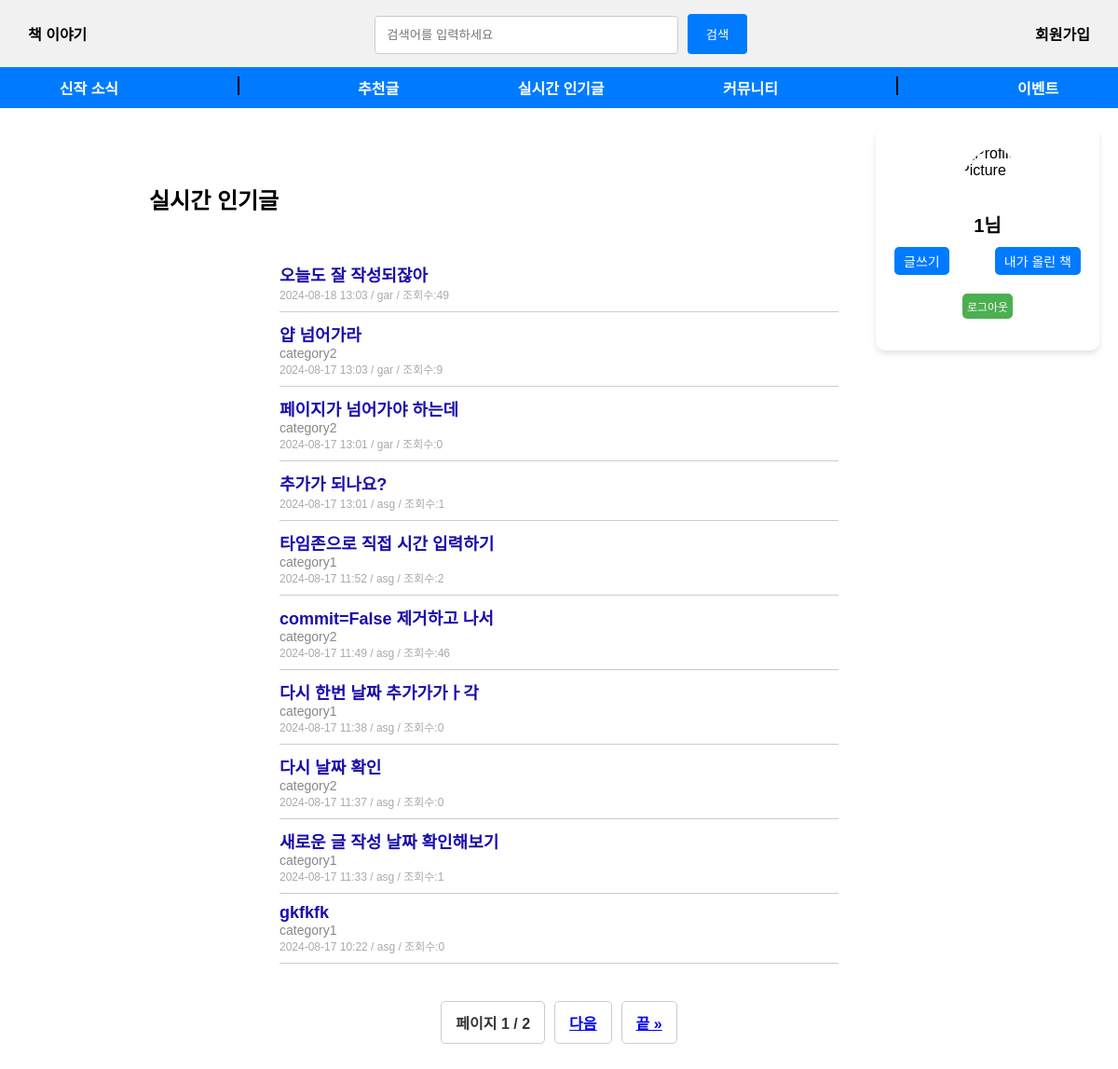
The page /book/ (signed in) on the database as committed earlier.
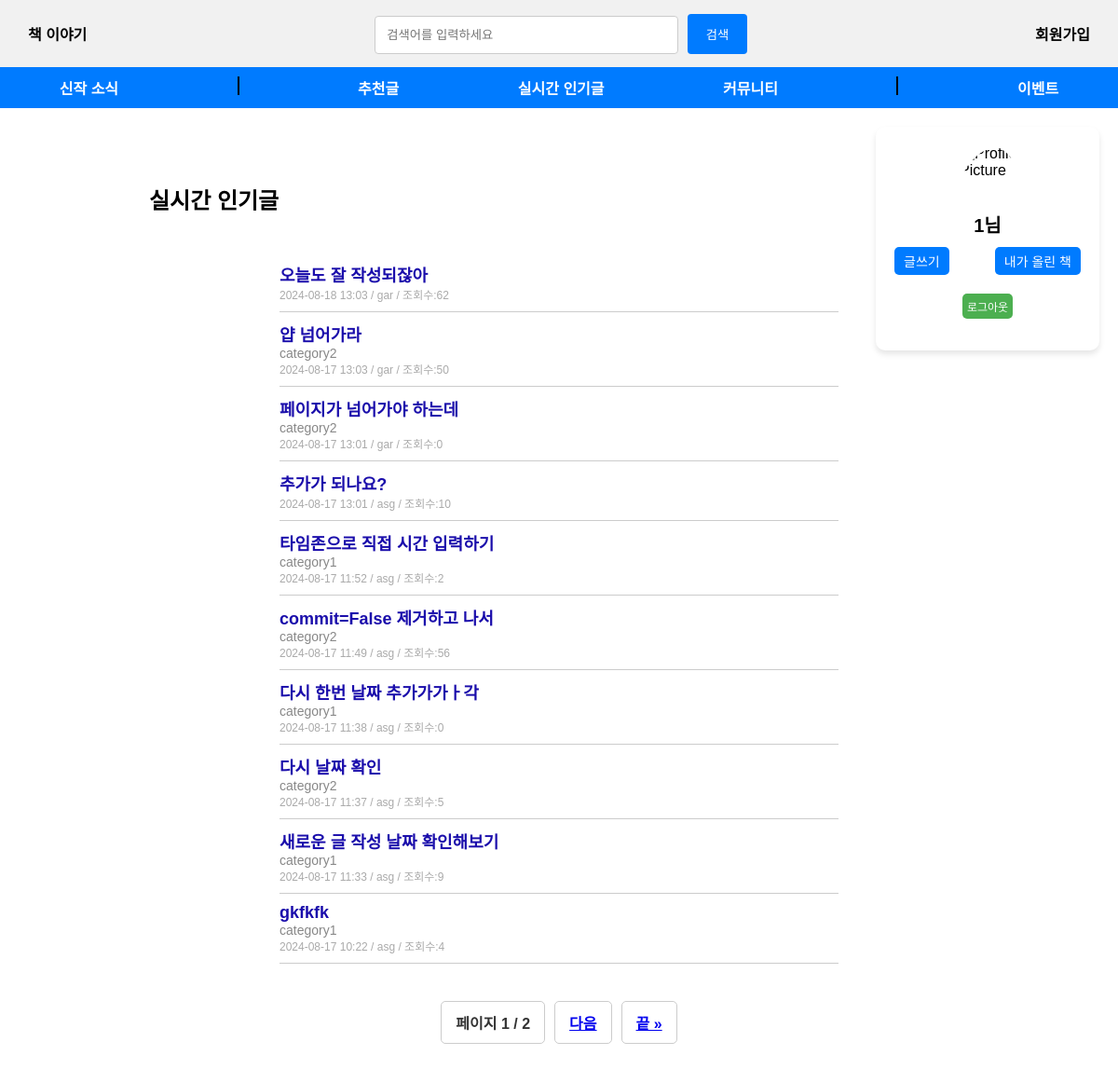
The same page on the database as committed later.
### book/models.py (models this page shows, shortened)
class Post_information(models.Model):
    STATUS_CHOICES = [
        ('published', '공개'),
        ('unpublished', '비공개'),
    ]
    title = models.CharField(max_length=255, null=False)                  # 제목
    content = models.TextField(null=False)                                # 내용
    category = models.CharField(max_length=100, blank=True)               # 카테고리
    status = models.CharField(max_length=20, choices=STATUS_CHOICES, default='published')  # 상태
    author = models.ForeignKey(User_information, on_delete=models.CASCADE)  # 작성자
    created_at = models.DateTimeField(auto_now_add=True)                  # 작성일
    updated_at = models.DateTimeField(auto_now=True)                      # 수정일
    tags = models.ManyToManyField('Tag', blank=True)  # 태그 추가
    views = models.IntegerField(default=0)  #조회수

class User_information(models.Model):
    username = models.CharField(max_length=100, unique=True, null=False)  # 아이디
    password = models.CharField(max_length=100, null=False)               # 비밀번호
    nickname = models.CharField(max_length=100, unique=True, null=False)  # 닉네임
    birthdate = models.CharField(max_length=8, null=False)                # 생년월일 (YYYYMMDD)

### book/views.py (the view)
# urls.py: path('', views.index, name='index'),
def index(request):
    print("titlelist")
    post_list = Post_information.objects.all().order_by('-created_at')
    paginator = Paginator(post_list, 10)  # 페이지당 20개의 게시물을 표시합니다
    page_number = request.GET.get('page')
    page_obj = paginator.get_page(page_number)
    context = {
        'page_obj': page_obj,
    }
    return render(request,'book/index.html',context)

### book/templates/book/index.html (shortened to what this page needs)
<!DOCTYPE html>
<html>
<head>
</head>
<body>
    <div class="navbar">
        <a href="{% url 'index' %}">책 이야기</a>
        <div class="search-bar">
            <form action="{% url 'search_posts' %}" method="post">
                <input type="text" name ="search-post" placeholder="검색어를 입력하세요"  value="{{ query }}">
                <button>검색</button>
            </form>
        </div>
        <div>
            <a href="{% url 'signup' %}">회원가입</a>
        </div>
    </div>
    <div class="category-bar">
        <a href="#">신작 소식</a>
        <div class="vertical-line"></div>
        <a href="#">추천글</a>
        <a href="#">실시간 인기글</a>
        <a href="#">커뮤니티</a>
        <div class="vertical-line"></div>
        <a href="#">이벤트</a>
    </div>
    <div class="main-content">
        <div class="login-post-container">
            <div class="login-container">
                {% if request.session.username %}
                    <div class="user-info">
                        {% load static %}
                        <div class="profile-pic">
                            <form method="post" action="{% url 'upload_profile_pic' %}" enctype="multipart/form-data">
                                <img
                                    src="{{ request.session.profile_pic }}"
                                    {% comment %} src="{% if request.session.profile_pic %}{{ request.session.profile_pic }}{% else %}{% static 'images/default-profile.png' %}{% endif %}"  {% endcomment %}
                                    alt="Profile Picture"
                                    style="cursor: pointer; width: 100px; height: 100px; border-radius: 50%;"
                                    onclick="document.getElementById('file-input').click();"
                                >
                            </form>
                        </div>
                        <h2>{{ request.session.username }}님</h2>
                        <div class="user-actions">
                            <a href="{%url 'post_view'%}" class="action-button">글쓰기</a>
                            <a href="#" class="action-button">내가 올린 책</a>
                        </div>
                        <a href="{% url 'logout' %}" class="logout-button">로그아웃</a>
                    </div>
                {% endif %}
            </div>
        </div>
        <div class="post-list" >
            {% if results == 1%}
                    <h2>검색 결과 </h2>
                    <ul class="post-list">
                        {% for post in page_obj %}
                            <li class="post-item">
                                {% comment %} <a href="{% url 'post_detail' post.id %}">{{ post.title }}</a> - {{ post.created_at }} {% endcomment %}
                                <a href="{% url 'post_detail' post.pk %}" class="post-title">{{ post.title }}</a>
                                <div class="post-category">{{ post.category }}</div>
                                <div class="post-meta">{{ post.created_at|date:"Y-m-d H:i" }} / {{ post.author.nickname }} / 조회수:{{ post.views }}</div>
                            </li>
                        {% endfor %}
                    </ul>
            {% else %}
                    <h2>실시간 인기글</h2>
                    <ul class="post-list">
                        {% for post in page_obj %}
                        <li class="post-item">
                            <a href="{% url 'post_detail' post.pk %}" class="post-title">{{ post.title }}</a>
                            <div class="post-category">{{ post.category }}</div>
                            <div class="post-meta">{{ post.created_at|date:"Y-m-d H:i" }} / {{ post.author.nickname }} / 조회수:{{ post.views }}</div>
                        </li>
                        {% empty %}
                        <li>게시글이 없습니다.</li>
                        {% endfor %}
                    </ul>
            {% endif %}
            <div class="pagination">
                {%if results == 1%}
                    <span class="step-links">
                        {% if page_obj.has_previous %}
                        <div class="pagination-controls">
                            <a href="search_post?page=1">&laquo; 처음</a>
                        </div>
                        <div class="pagination-controls2">
                            <a href="search_post?page={{ page_obj.previous_page_number }}">이전</a>
                        </div>
                        {% endif %}
                        <span class="current">
                            페이지 {{ page_obj.number }} / {{ page_obj.paginator.num_pages }}
                        </span>
                        {% if page_obj.has_next %}
                        <div class="pagination-controls">
                            <a href="search_post?page={{ page_obj.next_page_number }}">다음</a>
                        </div>
                        <div class="pagination-controls2">
                            <a href="search_post?page={{ page_obj.paginator.num_pages }}">끝 &raquo;</a>
                        </div>
                    </span>
                {% endif %}
                {%else%}
                    <span class="step-links">
                        <span class="current">
                            페이지 {{ page_obj.number }} / {{ page_obj.paginator.num_pages }}
                        </span>
                        {% if page_obj.has_next %}
                        <div class="pagination-controls">
                            <a href="?page={{ page_obj.next_page_number }}">다음</a>
                        </div>
                        <div class="pagination-controls2">
                            <a href="?page={{ page_obj.paginator.num_pages }}">끝 &raquo;</a>
                        </div>
                    </span>
                    {% endif %}
                {%endif%}
            </div>
        </div>
    </div>
</body>
</html>

Rows that differ between the two databases and show on the page:
changed Post_information "오늘도 잘 작성되잖아": views "49" → "62"
changed Post_information "얍 넘어가라": views "9" → "50"
changed Post_information "추가가 되나요?": views "1" → "10"
changed Post_information "commit=False 제거하고 나서": views "46" → "56"
changed Post_information "다시 날짜 확인": views "0" → "5"
changed Post_information "새로운 글 작성 날짜 확인해보기": views "1" → "9"
changed Post_information "gkfkfk": views "0" → "4"
